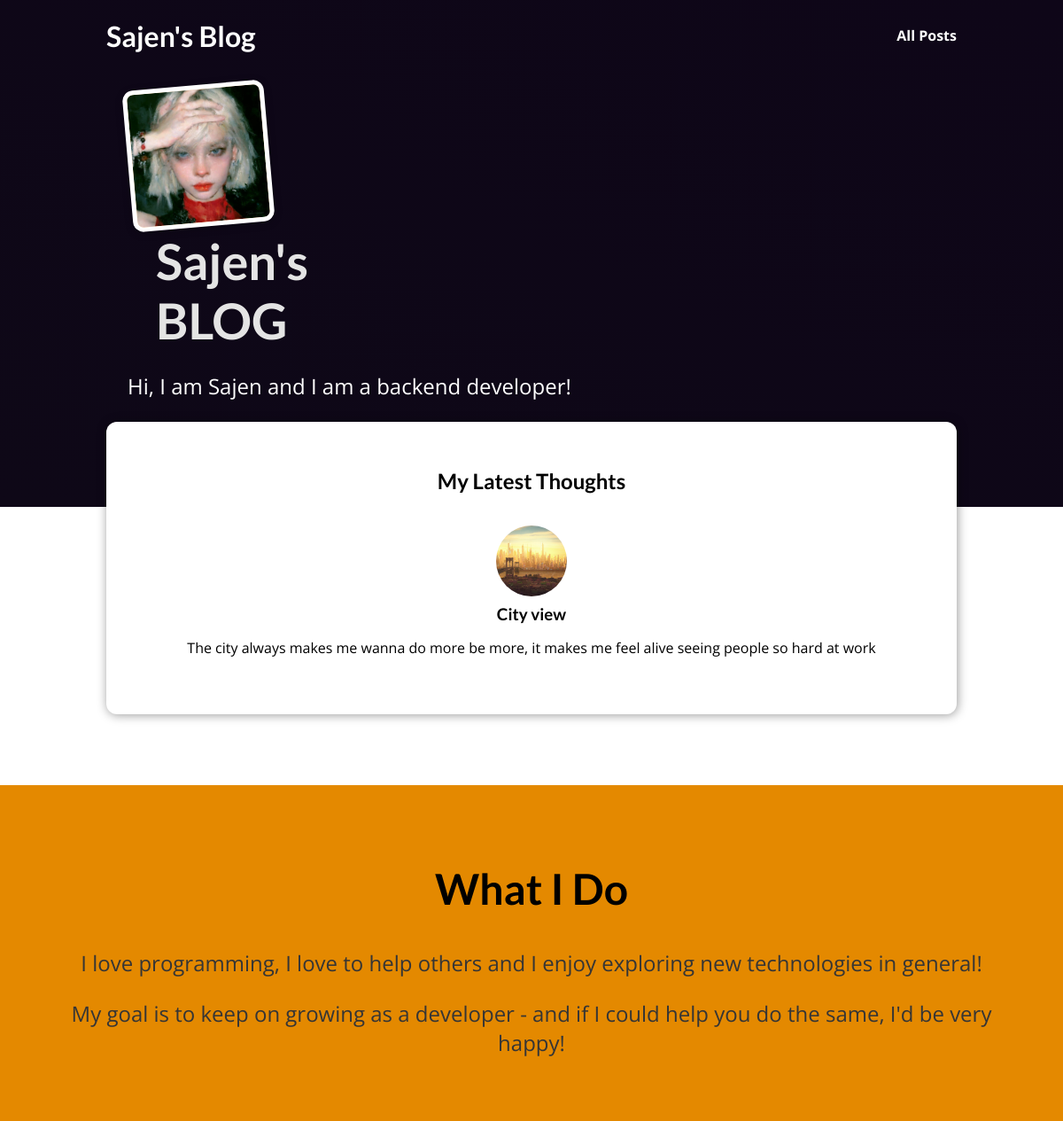
The app's page /, older data.
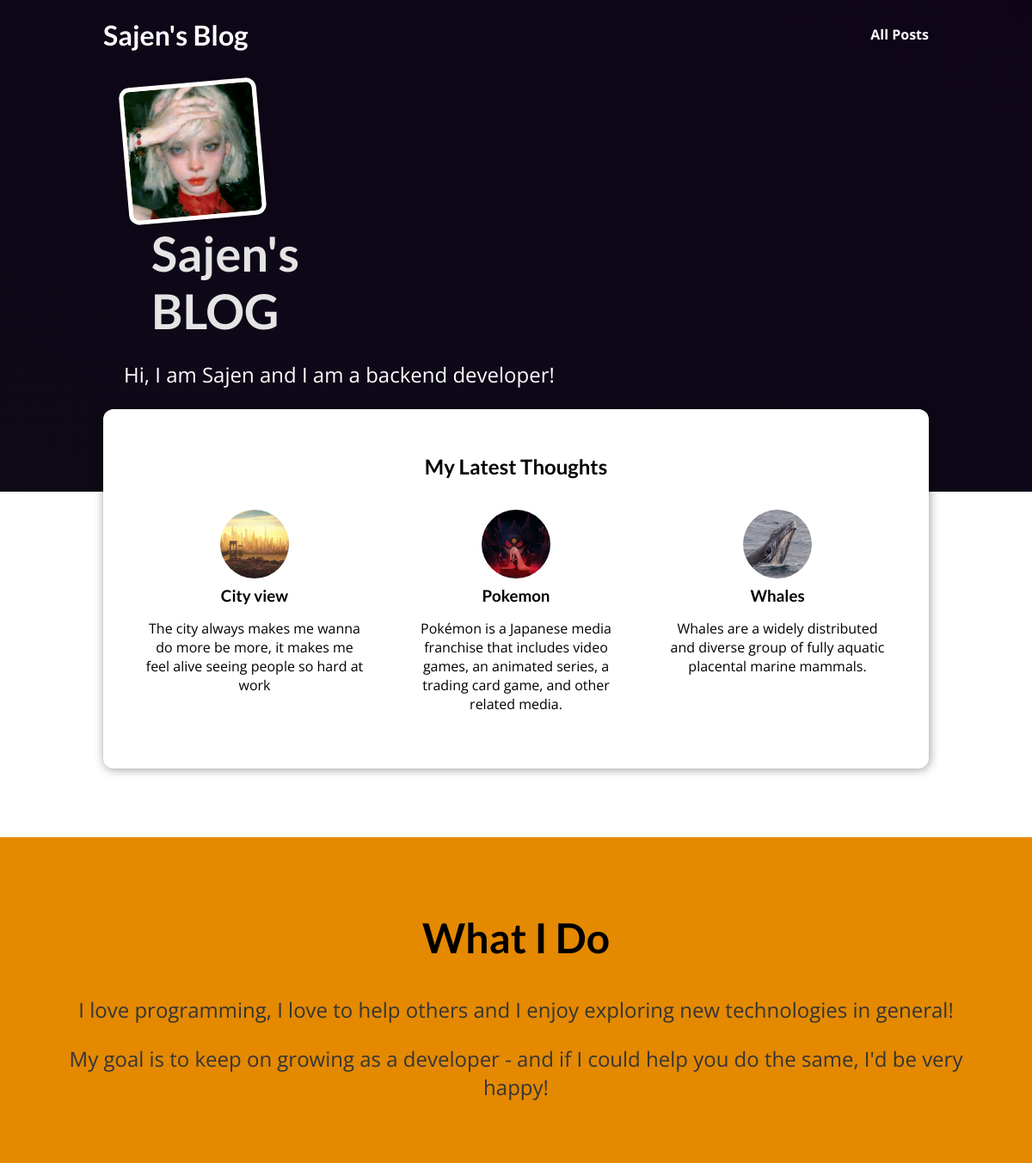
The same page, newer data.
### Blog/models.py (models this page shows, shortened)
class Posts(models.Model):
    title= models.CharField(max_length=100)
    excerpt= models.CharField(max_length=200)
    image_name= models.CharField(max_length=100)
    date= models.DateField(auto_now=True)
    slug=models.SlugField(unique=True)
    content=models.TextField(validators=[MinLengthValidator(50)])
    author=models.ForeignKey(Author,on_delete=models.SET_NULL,related_name="posts",null=True)
    tags= models.ManyToManyField(Tag)

### Blog/views.py (the view)
# urls.py: path("",views.mainpage, name="main-page"),
def mainpage(request):
    latest_post=Posts.objects.all().order_by("-date")[:3]
    return render(request,"blog/mainPage.html",{
        "posts":latest_post
    })

### Blog/templates/blog/mainPage.html (shortened to what this page needs)
{% extends "base.html" %}
{% load static %}
{% block css %}
  <link rel="stylesheet" href="{% static "blog/post.css" %}" />
  <link rel="stylesheet" href="{% static "blog/mainpage.css" %}">
{% endblock %}
{% block content %}
<section id="welcome">
  <header>
    <img src="{%static "blog/images/toh-yasu-base.jpg"%}" alt="Sajen - The Author Of This Blog" />
    <h2>Sajen's BLOG</h2>
  </header>
  <p>Hi, I am Sajen and I am a backend developer!</p>
</section>
<section id="latest-posts">
  <h2>My Latest Thoughts</h2>
  <ul>
    {%for post in posts%}
    {%include "blog/includes/post.html"%}
    {% endfor %}
  </ul>
</section>
<section id="about">
  <h2>What I Do</h2>
  <p>
    I love programming, I love to help others and I enjoy exploring new
    technologies in general!
  </p>
  <p>
    My goal is to keep on growing as a developer - and if I could help you do
    the same, I'd be very happy!
  </p>
</section>
{% endblock %}

### Blog/templates/blog/includes/post.html
{%load static%}
<li>
    <article class="post">
      <a href="{%url "post-detail-page" post.slug%}">
        <img src="{%static "blog/images/"|add:post.image_name%}" alt={{post.title}} />
        <div class="post__content">
          <h3>{{ post.title}}</h3>
          <p>
            {{post.excerpt}}
          </p>
        </div>
      </a>
    </article>
  </li>

Row changes from the older to the newer data that the page shows:
added Posts: image_name (picture), title "Pokemon", excerpt "Pokémon is a Japanese media franchise that includes video games, an animated series, a trading card game, and other related media."
added Posts: image_name (picture), title "Whales", excerpt "Whales are a widely distributed and diverse group of fully aquatic placental marine mammals."
